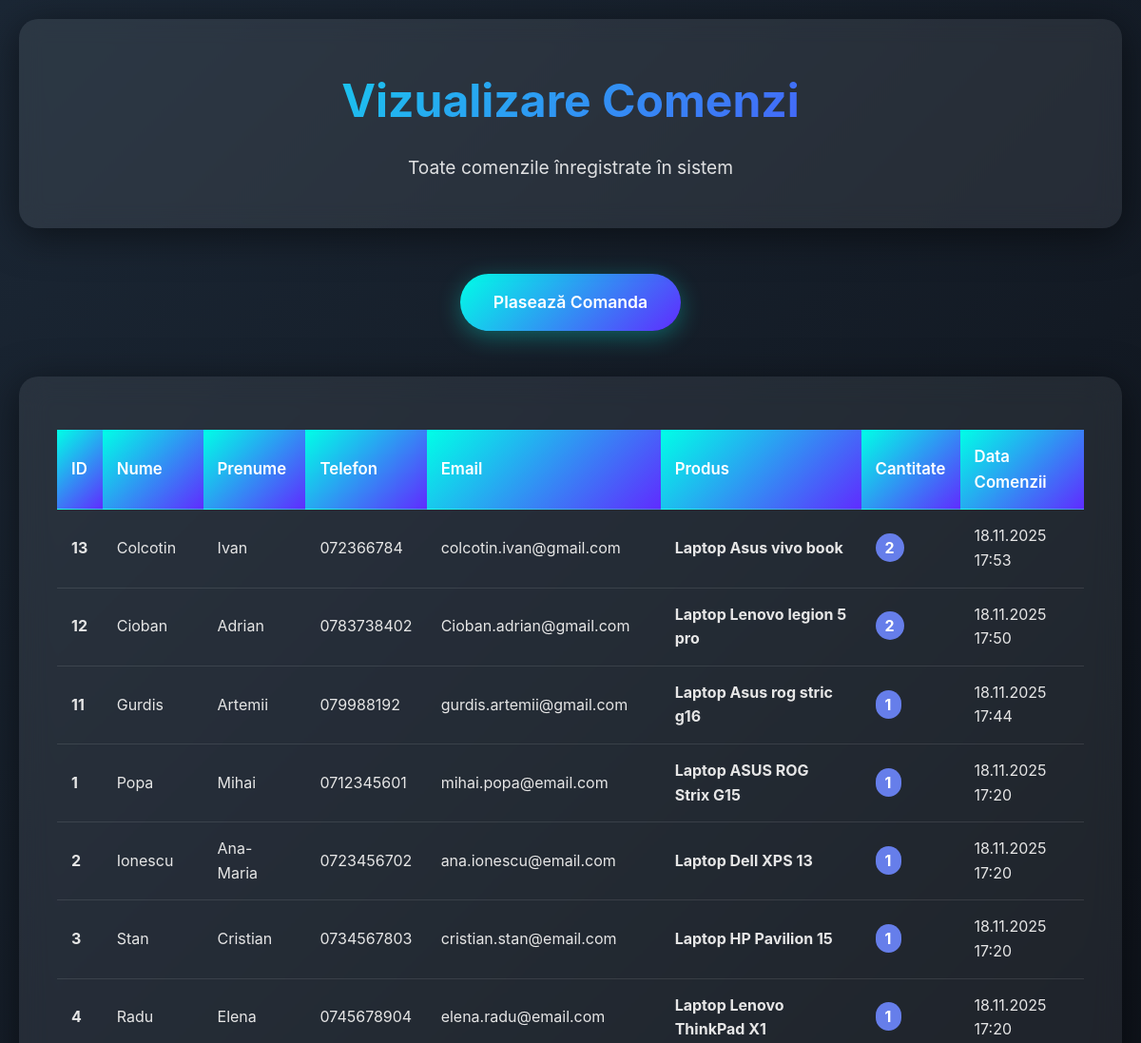
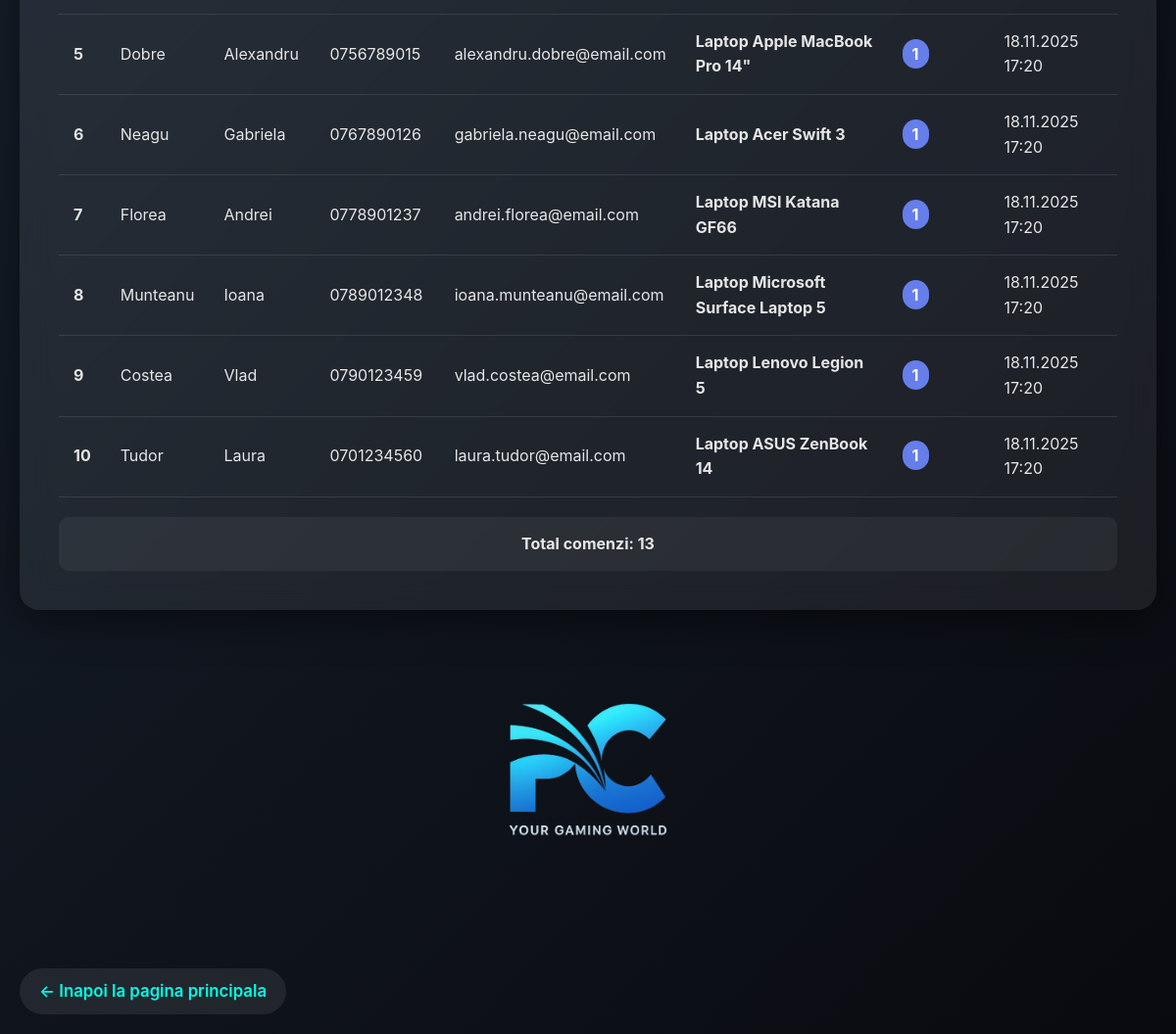
The app's page /vizualizare.php with its own data (2 pictures, top to bottom).
### tables this page shows
CREATE TABLE `comenzi` (
  `id` int(11) NOT NULL,
  `nume` varchar(50) NOT NULL,
  `prenume` varchar(50) NOT NULL,
  `telefon` varchar(20) NOT NULL,
  `email` varchar(100) NOT NULL,
  `produs` varchar(100) NOT NULL,
  `cantitate` int(11) NOT NULL,
  `data_comenzii` timestamp NOT NULL DEFAULT current_timestamp()
);

### vizualizare.php (the view, shortened to what this page needs)
<?php include 'db_connect.php'; ?>
<!DOCTYPE html>
<html lang="ro">
<head>
    <link rel="stylesheet" href="style.css">
</head>
<body>
    <div class="container">
        <div class="header">
            <h1>Vizualizare Comenzi</h1>
            <p>Toate comenzile înregistrate în sistem</p>
        </div>
        <div class="button-container">
            <a href="comanda.php" class="btn">Plasează Comanda</a>
        </div>
        <div class="table-container">
            <?php
            $sql = "SELECT * FROM comenzi ORDER BY data_comenzii DESC";
            $result = $conn->query($sql);
            if ($result && $result->num_rows > 0) {
                echo '<table class="orders-table">';
                echo '<thead>';
                echo '<tr>';
                echo '<th>ID</th>';
                echo '<th>Nume</th>';
                echo '<th>Prenume</th>';
                echo '<th>Telefon</th>';
                echo '<th>Email</th>';
                echo '<th>Produs</th>';
                echo '<th>Cantitate</th>';
                echo '<th>Data Comenzii</th>';
                echo '</tr>';
                echo '</thead>';
                echo '<tbody>';
                while($row = $result->fetch_assoc()) {
                    echo '<tr>';
                    echo '<td><strong>' . htmlspecialchars($row['id']) . '</strong></td>';
                    echo '<td>' . htmlspecialchars($row['nume']) . '</td>';
                    echo '<td>' . htmlspecialchars($row['prenume']) . '</td>';
                    echo '<td>' . htmlspecialchars($row['telefon']) . '</td>';
                    echo '<td>' . htmlspecialchars($row['email']) . '</td>';
                    echo '<td><strong>' . htmlspecialchars($row['produs']) . '</strong></td>';
                    echo '<td><span style="background: #667eea; color: white; padding: 5px 10px; border-radius: 15px; font-weight: bold;">' . htmlspecialchars($row['cantitate']) . '</span></td>';
                    echo '<td>' . date('d.m.Y H:i', strtotime($row['data_comenzii'])) . '</td>';
                    echo '</tr>';
                }
                echo '</tbody>';
                echo '</table>';
                $count_sql = "SELECT COUNT(*) as total FROM comenzi";
                $count_result = $conn->query($count_sql);
                $total_orders = $count_result->fetch_assoc()['total'];
                echo '<div style="margin-top: 20px; padding: 15px;   background-color: rgba(255, 255, 255, 0.05); border-radius: 10px; text-align: center;">';
                echo '<strong>Total comenzi: ' . $total_orders . '</strong>';
                echo '</div>';
            } else {
                echo '<div class="empty-state">';
                echo '<h3>📭 Nu există comenzi înregistrate</h3>';
                echo '<p>Momentul nu există nicio comandă în sistem.</p>';
                echo '<p>Fii primul care plasează o comandă!</p>';
                echo '</div>';
            }
            ?>
        </div>
        <div class="logo-container">
            <img src="images/pcWorld-logo.png" alt="Logo Magazin" class="logo" >
        </div>
        <a href="index.php" class="back-link">← Inapoi la pagina principala</a>
    </div>
</body>
</html>

### style.css (style rules this page uses)
* { margin: 0; padding: 0; box-sizing: border-box; }
body { font-family: 'Inter', 'Segoe UI', Tahoma, Geneva, Verdana, sans-serif; background: linear-gradient(135deg, #1b2735 0%, #090a0f 100%); min-height: 100vh; color: #e6e6e6; line-height: 1.6; }
.container { max-width: 1200px; margin: 0 auto; padding: 20px; }
.header { background: rgba(255, 255, 255, 0.08); color: #fff; padding: 3rem 0; text-align: center; border-radius: 20px; margin-bottom: 2rem; box-shadow: 0 8px 40px rgba(0, 0, 0, 0.5); backdrop-filter: blur(12px); }
.header h1 { font-size: 3rem; margin-bottom: 1rem; background: linear-gradient(135deg, #00ffe7, #5f2cff); -webkit-background-clip: text; -webkit-text-fill-color: transparent; }
.header p { font-size: 1.2rem; opacity: 0.85; }
.button-container { display: flex; justify-content: center; gap: 2rem; margin: 3rem 0; flex-wrap: wrap; }
.btn { display: inline-flex; align-items: center; justify-content: center; padding: 16px 35px; background: linear-gradient(135deg, #00ffe7, #5f2cff); color: #fff; text-decoration: none; border-radius: 50px; font-size: 1.1rem; font-weight: 600; transition: all 0.3s ease; cursor: pointer; box-shadow: 0 6px 25px rgba(0, 255, 231, 0.3); }
.table-container { background: rgba(255, 255, 255, 0.07); padding: 2.5rem; border-radius: 20px; box-shadow: 0 8px 40px rgba(0, 0, 0, 0.5); margin-bottom: 2rem; backdrop-filter: blur(15px); overflow-x: auto; }
.orders-table { width: 100%; border-collapse: collapse; margin-top: 1rem; min-width: 800px; color: #e6e6e6; }
.orders-table th, .orders-table td { padding: 15px; text-align: left; border-bottom: 1px solid rgba(255, 255, 255, 0.1); }
.orders-table th { background: linear-gradient(135deg, #00ffe7, #5f2cff); color: #fff; font-weight: 600; font-size: 1.05rem; }
.logo-container { text-align: center; margin: 3rem 0; }
.logo { max-width: 230px; border-radius: 20px; padding: 10px; }
.back-link { display: inline-flex; align-items: center; margin-top: 2rem; color: #00ffe7; text-decoration: none; font-weight: 600; font-size: 1.05rem; padding: 10px 20px; background: rgba(255, 255, 255, 0.08); border-radius: 25px; transition: all 0.3s ease; }

### records on screen
comenzi: id "13", nume "Colcotin", prenume "Ivan", telefon "072366784", email "colcotin.ivan@gmail.com", produs "Laptop Asus vivo book", cantitate "2", data_comenzii "18.11.2025 17:53"
comenzi: id "12", nume "Cioban", prenume "Adrian", telefon "0783738402", email "Cioban.adrian@gmail.com", produs "Laptop Lenovo legion 5 pro", cantitate "2", data_comenzii "18.11.2025 17:50"
comenzi: id "11", nume "Gurdis", prenume "Artemii", telefon "079988192", email "gurdis.artemii@gmail.com", produs "Laptop Asus rog stric g16", cantitate "1", data_comenzii "18.11.2025 17:44"
comenzi: id "1", nume "Popa", prenume "Mihai", telefon "0712345601", email "mihai.popa@email.com", produs "Laptop ASUS ROG Strix G15", cantitate "1", data_comenzii "18.11.2025 17:20"
comenzi: id "2", nume "Ionescu", prenume "Ana-Maria", telefon "0723456702", email "ana.ionescu@email.com", produs "Laptop Dell XPS 13", cantitate "1", data_comenzii "18.11.2025 17:20"
comenzi: id "3", nume "Stan", prenume "Cristian", telefon "0734567803", email "cristian.stan@email.com", produs "Laptop HP Pavilion 15", cantitate "1", data_comenzii "18.11.2025 17:20"
comenzi: id "4", nume "Radu", prenume "Elena", telefon "0745678904", email "elena.radu@email.com", produs "Laptop Lenovo ThinkPad X1", cantitate "1", data_comenzii "18.11.2025 17:20"
comenzi: id "5", nume "Dobre", prenume "Alexandru", telefon "0756789015", email "alexandru.dobre@email.com", produs "Laptop Apple MacBook Pro 14\"", cantitate "1", data_comenzii "18.11.2025 17:20"
comenzi: id "6", nume "Neagu", prenume "Gabriela", telefon "0767890126", email "gabriela.neagu@email.com", produs "Laptop Acer Swift 3", cantitate "1", data_comenzii "18.11.2025 17:20"
comenzi: id "7", nume "Florea", prenume "Andrei", telefon "0778901237", email "andrei.florea@email.com", produs "Laptop MSI Katana GF66", cantitate "1", data_comenzii "18.11.2025 17:20"
comenzi: id "8", nume "Munteanu", prenume "Ioana", telefon "0789012348", email "ioana.munteanu@email.com", produs "Laptop Microsoft Surface Laptop 5", cantitate "1", data_comenzii "18.11.2025 17:20"
comenzi: id "9", nume "Costea", prenume "Vlad", telefon "0790123459", email "vlad.costea@email.com", produs "Laptop Lenovo Legion 5", cantitate "1", data_comenzii "18.11.2025 17:20"
comenzi: id "10", nume "Tudor", prenume "Laura", telefon "0701234560", email "laura.tudor@email.com", produs "Laptop ASUS ZenBook 14", cantitate "1", data_comenzii "18.11.2025 17:20"

### other values on screen
$total_orders "13"
